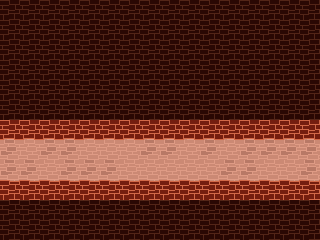

Rendered tile map (Tiled .tmx) drawn with the repository's tilesets; below, a short description and the full map source, tile grids included:
An orthogonal 16x12 tile map with 20x20 px tiles, 2 tile layers (BACKGROUND, FOREGROUND).

<map version="1.0" tiledversion="1.0.2" orientation="orthogonal" renderorder="right-down" width="16" height="12" tilewidth="20" tileheight="20" nextobjectid="1">
 <tileset firstgid="1" name="tile-castle" tilewidth="20" tileheight="20" tilecount="24" columns="4">
  <image source="../../data/images/tile-castle.png" width="80" height="120" />
 </tileset>
 <layer name="BACKGROUND" width="16" height="12">
  <data encoding="csv">
17,17,17,17,17,17,17,17,17,17,17,17,17,17,17,17,
17,17,17,17,17,17,17,17,17,17,17,17,17,17,17,17,
17,17,17,17,17,17,17,17,17,17,17,17,17,17,17,17,
17,17,17,17,17,17,17,17,17,17,17,17,17,17,17,17,
17,17,17,17,17,17,17,17,17,17,17,17,17,17,17,17,
17,17,17,17,17,17,17,17,17,17,17,17,17,17,17,17,
17,17,17,17,17,17,17,17,17,17,17,17,17,17,17,17,
18,17,18,18,17,17,17,18,18,17,18,17,18,18,18,18,
18,18,17,18,18,18,17,17,17,17,17,18,18,17,17,18,
17,17,17,17,17,17,17,17,17,17,17,17,17,17,17,17,
17,17,17,17,17,17,17,17,17,17,17,17,17,17,17,17,
17,17,17,17,17,17,17,17,17,17,17,17,17,17,17,17
</data>
 </layer>
 <layer name="FOREGROUND" width="16" height="12">
  <data encoding="csv">
19,19,19,19,19,19,19,19,19,19,19,19,19,19,19,19,
19,19,19,19,19,19,19,19,19,19,19,19,19,19,19,19,
19,19,19,19,19,19,19,19,19,19,19,19,19,19,19,19,
19,19,19,19,19,19,19,19,19,19,19,19,19,19,19,19,
19,19,19,19,19,19,19,19,19,19,19,19,19,19,19,19,
19,19,19,19,19,19,19,19,19,19,19,19,19,19,19,19,
8,8,8,8,8,8,8,8,8,8,8,8,8,8,8,8,
0,0,0,0,0,0,0,0,0,0,0,0,0,0,0,0,
0,0,0,0,0,0,0,0,0,0,0,0,0,0,0,0,
7,7,7,7,7,7,7,7,7,7,7,7,7,7,7,7,
19,19,19,19,19,19,19,19,19,19,19,19,19,19,19,19,
19,19,19,19,19,19,19,19,19,19,19,19,19,19,19,19
</data>
 </layer>
</map>